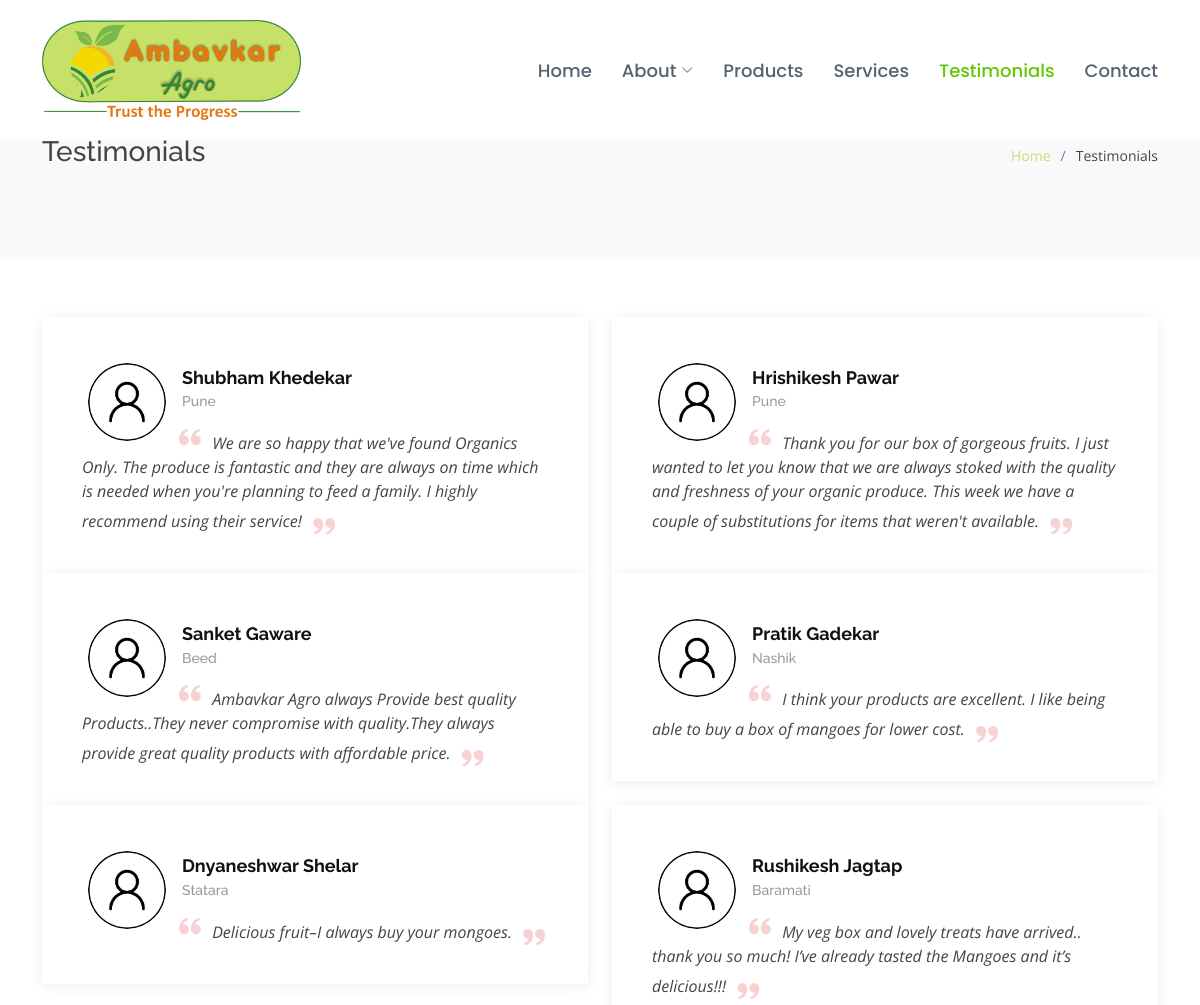
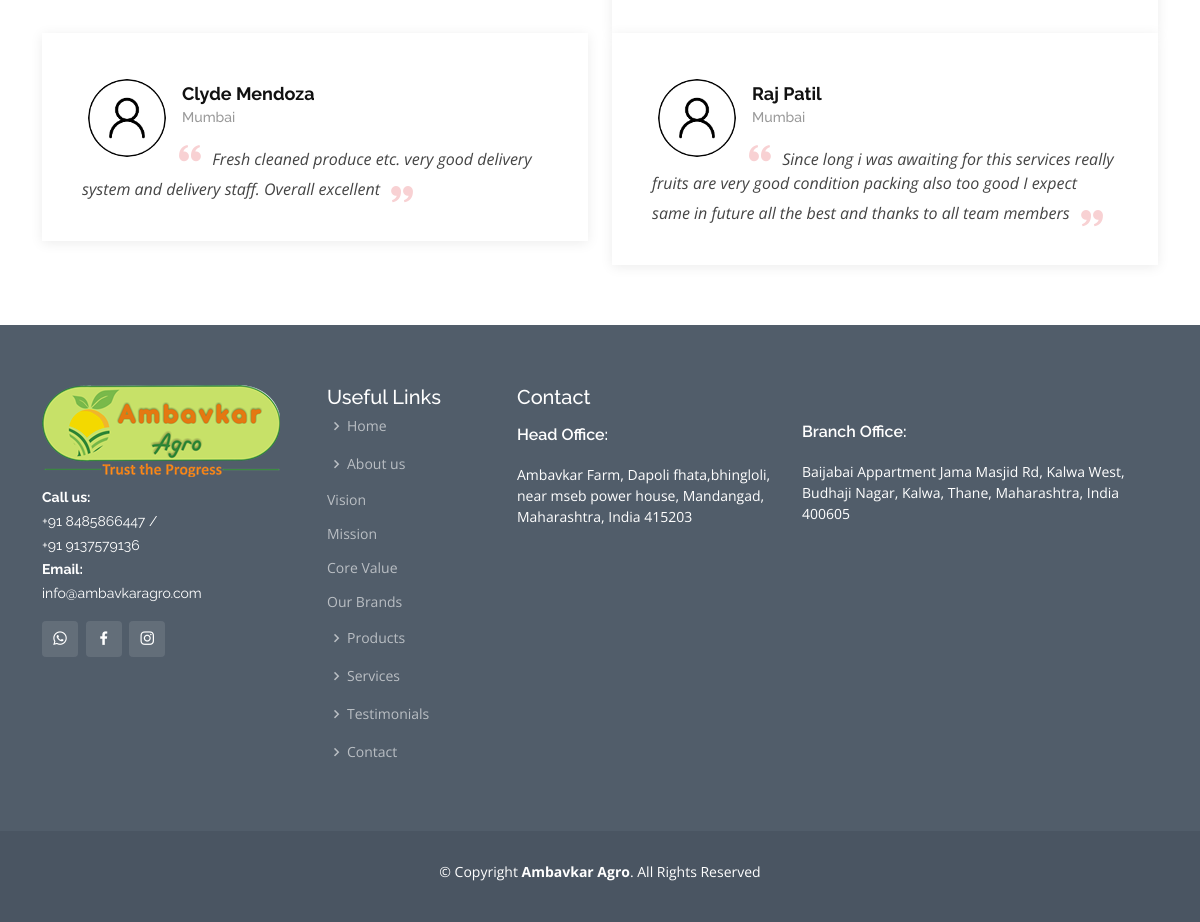
Page /testimonial/ on the committed database (2 pictures, top to bottom).
### ambavkaragro_web/web/models.py (models this page shows, shortened)
class Testimonial(models.Model):
    name = models.CharField(max_length=100)
    message = models.CharField(max_length=1000)
    city = models.CharField(max_length=20, default='Mumbai')

### ambavkaragro_web/web/views.py (the view)
# urls.py: path('testimonial/', views.testimonial, name="testimonial"),
def testimonial(request):
    testimonials = Testimonial.objects.all()
    context = {'testimonials': testimonials}
    return render(request, 'web/testimonials.html', context)

### ambavkaragro_web/web/templates/web/testimonials.html
{% extends 'web/index.html'%}
{% load static %}
{% block  content %}
  <main id="main">
    <section id="breadcrumbs" class="breadcrumbs">
      <div class="container">
        <div class="d-flex justify-content-between align-items-center">
          <h3>Testimonials</h3>
          <ol>
            <li><a href="{% url 'home' %}">Home</a></li>
            <li>Testimonials</li>
          </ol>
        </div>
      </div>
    </section>
    <section id="testimonials" class="testimonials">
      <div class="container">
        <div class="row">
          {% for testimonial in testimonials %}
          <div class="col-lg-6">
            <div class="testimonial-item">
              <img src="{% static 'web/img/testimonials/person_1.png' %}" class="testimonial-img" alt="">
              <h3>{{testimonial.name}}</h3>
              <h4>{{testimonial.city}}</h4>
              <p>
                <i class="bx bxs-quote-alt-left quote-icon-left"></i>
                {{testimonial.message}}
                <i class="bx bxs-quote-alt-right quote-icon-right"></i>
              </p>
            </div>
          </div>
          {%endfor%}
        </div>
      </div>
    </section>
  </main>
  {%endblock%}

### ambavkaragro_web/web/templates/web/index.html (shortened to what this page needs)
{% load static %}
{% load active_link_tags %}
{% url 'home' as home %}
{% url 'about' as about %}
{% url 'vision' as vision %}
{% url 'mission' as mission %}
{% url 'corevalue' as corevalue %}
{% url 'brands' as brands %}
{% url 'products' as products %}
{% url 'services' as services %}
{% url 'testimonial' as testimonial %}
{% url 'contact' as contact %}
<!DOCTYPE html>
<html lang="en">
<head>
  <link href="{% static 'web/vendor/animate.css/animate.min.css' %}" rel="stylesheet">
  <link href="{% static 'web/vendor/bootstrap/css/bootstrap.min.css' %}" rel="stylesheet">
  <link href="{% static 'web/vendor/bootstrap-icons/bootstrap-icons.css' %}" rel="stylesheet">
  <link href="{% static 'web/vendor/boxicons/css/boxicons.min.css' %}" rel="stylesheet">
  <link href="{% static 'web/vendor/glightbox/css/glightbox.min.css' %}" rel="stylesheet">
  <link href="{% static 'web/vendor/remixicon/remixicon.css' %}" rel="stylesheet">
  <link href="{% static 'web/vendor/swiper/swiper-bundle.min.css' %}" rel="stylesheet">
  <link href="{% static 'web/css/style.css' %}" rel="stylesheet">
</head>
<body>
  <header id="header" class="fixed-top d-flex align-items-center">
    <div class="container d-flex align-items-center">
      <h1 class="logo me-auto"><a href="index.html"><img src="{% static 'web/img/logo.png' %}"></a></h1>
      <nav id="navbar" class="navbar">
        <ul>
          <li><a href="{% url 'home' %}" class="{% if request.path == home %} active {% endif %}">Home</a></li>
          <li class="dropdown"><a href="#"><span>About</span> <i class="bi bi-chevron-down"></i></a>
          </li>
          <li><a href="{% url 'products' %}" class ="{% if request.path == products %} active {% endif %}">Products</a></li>
          <li><a href="{% url 'services' %}" class ="{% if request.path == services %} active {% endif %}">Services</a></li>
          <li><a href="{% url 'testimonial' %}" class ="{% if request.path == testimonial %} active {% endif %}">Testimonials</a></li>
          <li><a href="{% url 'contact' %}" class ="{% if request.path == contact %} active {% endif %}">Contact</a></li>
        </ul>
      </nav>
    </div>
  </header>
  {% block content %}
  {%endblock%}
  <footer id="footer">
    <div class="footer-top">
      <div class="container">
        <div class="row">
          <div class="col-lg-3 col-md-6">
            <div class="footer-info">
              <h1 class="logo me-auto"><a href="index.html"><img src="{% static 'web/img/logo_f.png' %}"></a></h1>
              <p>
                <strong>Call us:</strong> <br> +91 8485866447 / <br> +91 9137579136 <br>
                <strong>Email:</strong> <br> info@ambavkaragro.com<br>
              </p>
              <div class="social-links mt-3">
                <a href="https://wa.me/message/K34OXF2GRNR5L1" class="whatsapp"><i class="bx bxl-whatsapp"></i></a>
                <a href="https://www.facebook.com/profile.php?id=100063965229103&mibextid=ZbWKwL" class="facebook"><i class="bx bxl-facebook"></i></a>
                <a href="https://instagram.com/ambavkar_agro?igshid=ZDdkNTZiNTM=" class="instagram"><i class="bx bxl-instagram"></i></a>
              </div>
            </div>
          </div>
          <div class="col-lg-2 col-md-6 footer-links">
            <h5>Useful Links</h5>
            <ul>
              <li><i class="bx bx-chevron-right"></i> <a href="{% url 'home' %}">Home</a></li>
              <li><i class="bx bx-chevron-right"></i> <a href="#">About us</a>
              <li><a href="{% url 'vision' %}">Vision</a></li>
              <li><a href="{% url 'mission' %}" >Mission</a></li>
              <li><a href="{% url 'corevalue' %}" >Core Value</a></li>
              <li><a href="{% url 'brands' %}" >Our Brands</a></li>
              </li>
              <li><i class="bx bx-chevron-right"></i> <a href="{% url 'products' %}">Products</a></li>
              <li><i class="bx bx-chevron-right"></i> <a href="{% url 'services' %}">Services</a></li>
              <li><i class="bx bx-chevron-right"></i> <a href="{% url 'testimonial' %}">Testimonials</a></li>
              <li><i class="bx bx-chevron-right"></i> <a href="{% url 'contact' %}">Contact</a></li>
            </ul>
          </div>
          <div class="col-lg-3 col-md-6 footer-links">
            <h5>Contact</h5>
            <p><h4>Head Office:</h4>
            Ambavkar Farm, Dapoli fhata,bhingloli, near mseb power house, Mandangad, Maharashtra, India 415203
            </p>
          </div>
          <div class="col-lg-4 col-md-6 footer-newsletter">
            <br>
            <p>
            <h4>Branch Office:</h4>
            Baijabai Appartment
            Jama Masjid Rd, Kalwa West, Budhaji Nagar, Kalwa, Thane, Maharashtra, India 400605
            </p>
          </div>
        </div>
      </div>
    </div>
    <div class="container">
      <div class="copyright">
        &copy; Copyright <strong><span>Ambavkar Agro</span></strong>. All Rights Reserved
      </div>
      <div class="credits">
      </div>
    </div>
  </footer>
</body>
</html>

### ambavkaragro_web/web/static/web/css/style.css (style rules this page uses)
body { font-family: "Open Sans", sans-serif; color: #444444; }
a { text-decoration: none; color: rgb(198, 224, 104); }
h1, h2, h3, h4, h5, h6 { font-family: "Raleway", sans-serif; }
#header { background: white; transition: all 0.5s; z-index: 997; padding: 20px 0; }
#header .logo { font-size: 28px; margin: 0; padding: 0; line-height: 3; font-weight: 700; text-transform: uppercase; }
#header .logo a { color: #556270; }
#header .logo img { max-height: 100px; }
.navbar { padding: 0; }
.navbar ul { margin: 0; padding: 0; display: flex; list-style: none; align-items: center; }
.navbar li { position: relative; }
.navbar a, .navbar a:focus { display: flex; align-items: center; justify-content: space-between; padding: 10px 0 10px 30px; font-family: "Poppins", sans-serif; font-size: 18px; font-weight: 500; color: #556270; white-space: nowrap; transition: 0.3s; }
.navbar a i, .navbar a:focus i { font-size: 12px; line-height: 0; margin-left: 5px; }
.navbar a:hover, .navbar .active, .navbar .active:focus, .navbar li:hover > a { color: #62c705; }
section { padding: 60px 0; overflow: hidden; }
.breadcrumbs { padding: 80px 0; background: #f8f9fa; min-height: 15px; margin-top: 55px; }
.breadcrumbs ol { display: flex; flex-wrap: wrap; list-style: none; padding: 0; margin: 0; font-size: 14px; }
.breadcrumbs ol li + li { padding-left: 10px; }
.breadcrumbs ol li + li::before { display: inline-block; padding-right: 10px; color: #6b7b8d; content: "/"; }
.testimonials .testimonial-item { box-sizing: content-box; padding: 40px; box-shadow: 0px 2px 12px rgba(0, 0, 0, 0.08); position: relative; background: #fff; }
.testimonials .testimonial-item .testimonial-img { width: 90px; border-radius: 50px; border: 6px solid #fff; float: left; margin: 0 10px 0 0; }
.testimonials .testimonial-item h3 { font-size: 18px; font-weight: bold; margin: 10px 0 5px 0; color: #111; }
.testimonials .testimonial-item h4 { font-size: 14px; color: #999; margin: 0; }
.testimonials .testimonial-item .quote-icon-left, .testimonials .testimonial-item .quote-icon-right { color: #f8d1d3; font-size: 26px; }
.testimonials .testimonial-item .quote-icon-left { display: inline-block; left: -5px; position: relative; }
.testimonials .testimonial-item .quote-icon-right { display: inline-block; right: -5px; position: relative; top: 10px; }
.testimonials .testimonial-item p { font-style: italic; margin: 15px 0 0 0; padding: 0; }
#footer { background: #4a5562; padding: 0 0 30px 0; color: #fff; font-size: 14px; }
#footer .footer-top { background: #515d6a; padding: 60px 0 30px 0; }
#footer .footer-top .footer-info { margin-bottom: 30px; }
#footer .footer-top .footer-info p { font-size: 14px; line-height: 24px; margin-bottom: 0; font-family: "Raleway", sans-serif; color: #fff; }
#footer .footer-top .social-links a { font-size: 18px; display: inline-block; background: rgba(255, 255, 255, 0.1); color: #fff; line-height: 1; padding: 8px 0; margin-right: 4px; border-radius: 4px; text-align: center; width: 36px; height: 36px; transition: 0.3s; }
#footer .footer-top h4 { font-size: 16px; font-weight: 600; color: #fff; position: relative; padding-bottom: 12px; }
#footer .footer-top .footer-links { margin-bottom: 30px; }
#footer .footer-top .footer-links ul { list-style: none; padding: 0; margin: 0; }
#footer .footer-top .footer-links ul i { padding-right: 2px; color: rgba(255, 255, 255, 0.6); font-size: 18px; line-height: 1; }
#footer .footer-top .footer-links ul li { padding: 10px 0; display: flex; align-items: center; }
#footer .footer-top .footer-links ul li:first-child { padding-top: 0; }
#footer .footer-top .footer-links ul a { color: rgba(255, 255, 255, 0.6); transition: 0.3s; display: inline-block; line-height: 1; }
#footer .copyright { text-align: center; padding-top: 30px; }
#footer .credits { padding-top: 10px; text-align: center; font-size: 13px; color: rgba(255, 255, 255, 0.6); }

### rows in the picture
Testimonial: name "Shubham Khedekar", city "Pune", message "We are so happy that we've found Organics Only. The produce is fantastic and they are always on time which is needed when you're planning to feed a family. I highly recommend using their service!"
Testimonial: name "Hrishikesh Pawar", city "Pune", message "Thank you for our box of gorgeous fruits. I just wanted to let you know that we are always stoked with the quality and freshness of your organic produce. This week we have a couple of substitutions for items that weren't available."
Testimonial: name "Sanket Gaware", city "Beed", message "Ambavkar Agro always Provide best quality Products..They never compromise with quality.They always provide great quality products with affordable price."
Testimonial: name "Pratik Gadekar", city "Nashik", message "I think your products are excellent. I like being able to buy a box of mangoes for lower cost."
Testimonial: name "Dnyaneshwar Shelar", city "Statara", message "Delicious fruit–I always buy your mongoes."
Testimonial: name "Rushikesh Jagtap", city "Baramati", message "My veg box and lovely treats have arrived.. thank you so much! I’ve already tasted the Mangoes and it’s delicious!!!"
Testimonial: name "Clyde Mendoza", city "Mumbai", message "Fresh cleaned produce etc. very good delivery system and delivery staff. Overall excellent"
Testimonial: name "Raj Patil", city "Mumbai", message "Since long i was awaiting for this services really fruits are very good condition packing also too good I expect same in future all the best and thanks to all team members"
